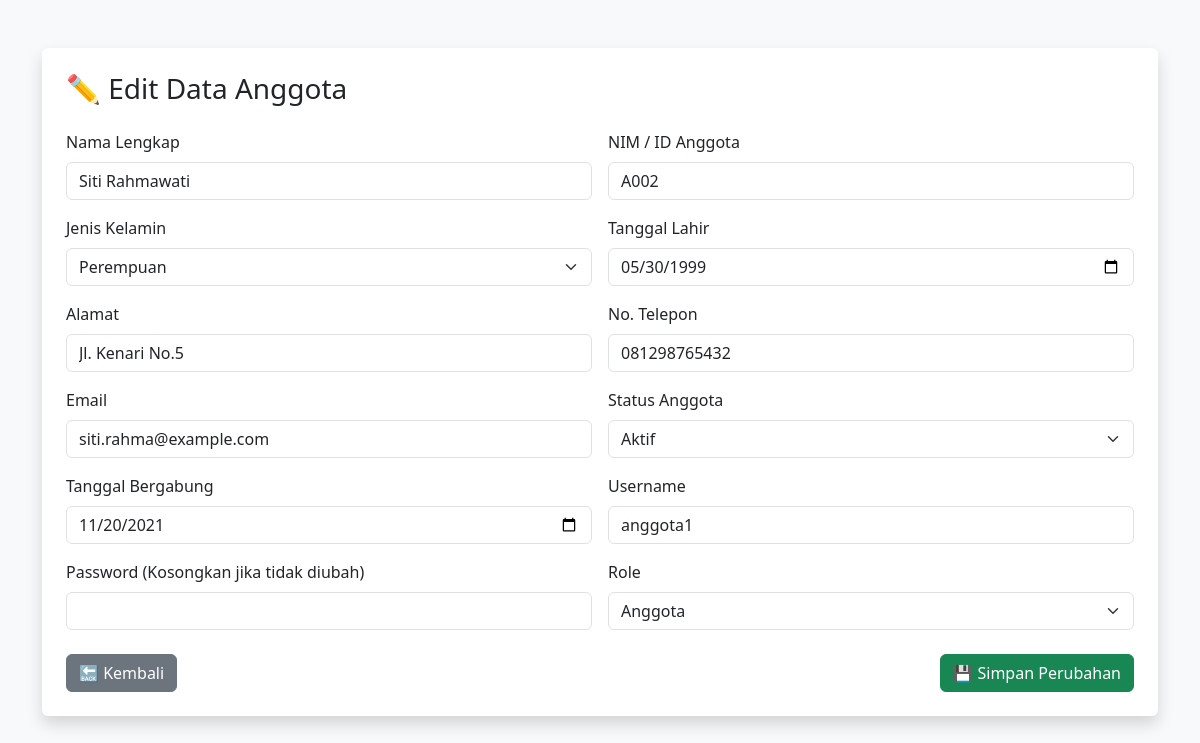
The page /edit_anggota.php?id=2 on the database its author committed.
### tables this page shows
CREATE TABLE IF NOT EXISTS anggota_perpustakaan (
    ID INT PRIMARY KEY,
    Nama_Lengkap VARCHAR(100),
    NIM_ID_Anggota VARCHAR(10),
    Jenis_Kelamin ENUM('Laki-laki', 'Perempuan'),
    Tanggal_Lahir DATE,
    Alamat VARCHAR(255),
    No_Telepon VARCHAR(15),
    Email VARCHAR(100),
    Status_Anggota ENUM('Aktif', 'Tidak Aktif'),
    Tanggal_Bergabung DATE,
    Username VARCHAR(50) NOT NULL UNIQUE,
    Password VARCHAR(255) NOT NULL,
    Role ENUM('Admin', 'Anggota') DEFAULT 'Anggota',
    Created_at TIMESTAMP DEFAULT CURRENT_TIMESTAMP
);

### edit_anggota.php (the view, shortened to what this page needs)
<?php
include 'koneksi.php';
$id = $_GET['id'] ?? null;
$query = "SELECT * FROM anggota_perpustakaan WHERE ID = $id";
$result = mysqli_query($conn, $query);
$data = mysqli_fetch_assoc($result);
?>
<!DOCTYPE html>
<html>
<head>
    <link href="https://cdn.jsdelivr.net/npm/bootstrap@5.3.0/dist/css/bootstrap.min.css" rel="stylesheet">
</head>
<body class="bg-light">
<div class="container mt-5">
    <div class="bg-white p-4 shadow rounded">
        <h3 class="mb-4">✏️ Edit Data Anggota</h3>
        <form method="POST">
            <div class="row g-3">
                <div class="col-md-6">
                    <label class="form-label">Nama Lengkap</label>
                    <input type="text" name="Nama_Lengkap" class="form-control" value="<?= $data['Nama_Lengkap'] ?>" required>
                </div>
                <div class="col-md-6">
                    <label class="form-label">NIM / ID Anggota</label>
                    <input type="text" name="NIM_ID_Anggota" class="form-control" value="<?= $data['NIM_ID_Anggota'] ?>" required>
                </div>
                <div class="col-md-6">
                    <label class="form-label">Jenis Kelamin</label>
                    <select name="Jenis_Kelamin" class="form-select" required>
                        <option value="Perempuan" <?= $data['Jenis_Kelamin'] == 'Perempuan' ? 'selected' : '' ?>>Perempuan</option>
                    </select>
                </div>
                <div class="col-md-6">
                    <label class="form-label">Tanggal Lahir</label>
                    <input type="date" name="Tanggal_Lahir" class="form-control" value="<?= $data['Tanggal_Lahir'] ?>" required>
                </div>
                <div class="col-md-6">
                    <label class="form-label">Alamat</label>
                    <input type="text" name="Alamat" class="form-control" value="<?= $data['Alamat'] ?>" required>
                </div>
                <div class="col-md-6">
                    <label class="form-label">No. Telepon</label>
                    <input type="text" name="No_Telepon" class="form-control" value="<?= $data['No_Telepon'] ?>" required>
                </div>
                <div class="col-md-6">
                    <label class="form-label">Email</label>
                    <input type="email" name="Email" class="form-control" value="<?= $data['Email'] ?>" required>
                </div>
                <div class="col-md-6">
                    <label class="form-label">Status Anggota</label>
                    <select name="Status_Anggota" class="form-select" required>
                        <option value="Aktif" <?= $data['Status_Anggota'] == 'Aktif' ? 'selected' : '' ?>>Aktif</option>
                    </select>
                </div>
                <div class="col-md-6">
                    <label class="form-label">Tanggal Bergabung</label>
                    <input type="date" name="Tanggal_Bergabung" class="form-control" value="<?= $data['Tanggal_Bergabung'] ?>" required>
                </div>
                <div class="col-md-6">
                    <label class="form-label">Username</label>
                    <input type="text" name="Username" class="form-control" value="<?= $data['Username'] ?>" required>
                </div>
                <div class="col-md-6">
                    <label class="form-label">Password (Kosongkan jika tidak diubah)</label>
                    <input type="password" name="Password" class="form-control">
                </div>
                <div class="col-md-6">
                    <label class="form-label">Role</label>
                    <select name="Role" class="form-select" required>
                        <option value="Anggota" <?= $data['Role'] == 'Anggota' ? 'selected' : '' ?>>Anggota</option>
                    </select>
                </div>
            </div>
            <div class="mt-4 d-flex justify-content-between">
                <a href="halaman_admin.php" class="btn btn-secondary">🔙 Kembali</a>
                <button type="submit" class="btn btn-success">💾 Simpan Perubahan</button>
            </div>
        </form>
    </div>
</div>
</body>
</html>

### rows shown on the page
anggota_perpustakaan: Nama_Lengkap "Siti Rahmawati", NIM_ID_Anggota "A002", Jenis_Kelamin "Perempuan", Tanggal_Lahir "05/30/1999", Alamat "Jl. Kenari No.5", No_Telepon "081298765432", Email "siti.rahma@example.com", Status_Anggota "Aktif", Tanggal_Bergabung "11/20/2021", Username "anggota1", Role "Anggota"
